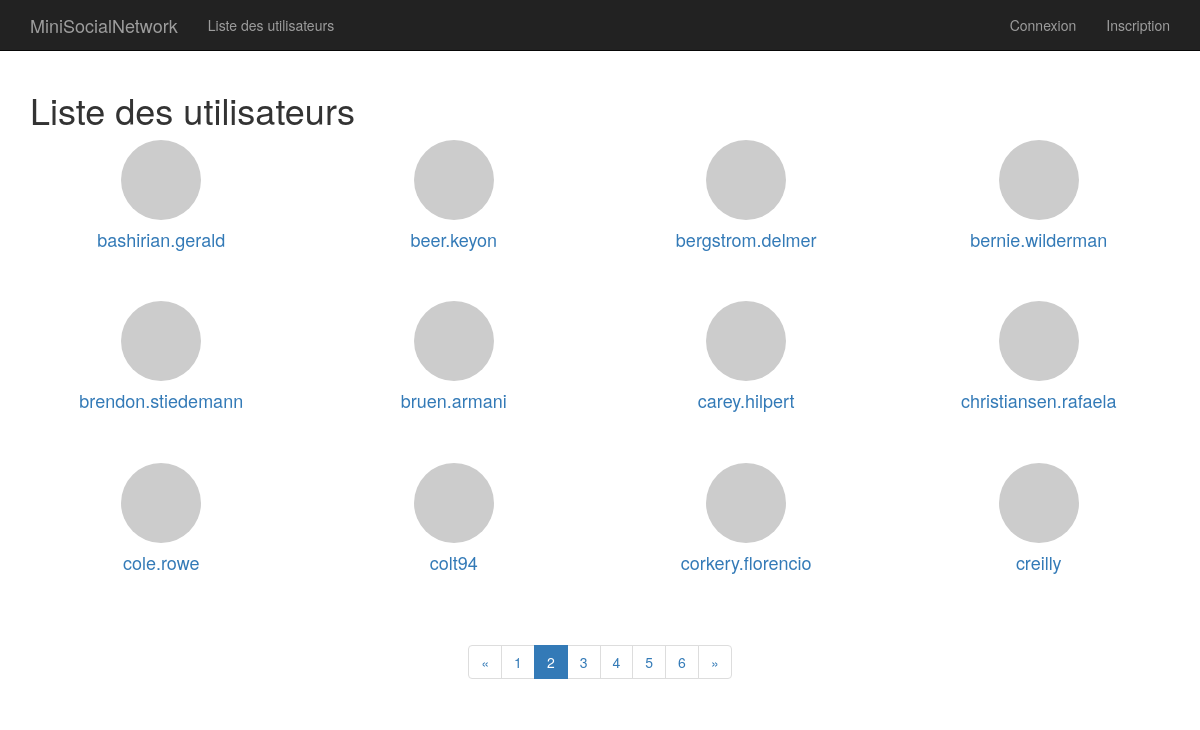
The app's page /list_users.php?page=2 with its own data.
### tables this page shows
CREATE TABLE `users` (
  `id` int(11) NOT NULL,
  `name` varchar(255) DEFAULT NULL,
  `pseudo` varchar(255) DEFAULT NULL,
  `email` varchar(255) DEFAULT NULL,
  `password` varchar(255) DEFAULT NULL,
  `active` enum('0','1') DEFAULT '0',
  `created_at` datetime DEFAULT CURRENT_TIMESTAMP,
  `city` varchar(255) DEFAULT NULL,
  `country` varchar(255) DEFAULT NULL,
  `sexe` enum('H','F') DEFAULT NULL,
  `twitter` varchar(255) DEFAULT NULL,
  `github` varchar(255) DEFAULT NULL,
  `available_for_hiring` enum('0','1') DEFAULT '0',
  `bio` text,
  `avatar` varchar(255) DEFAULT NULL
);

### includes/functions.php (called while the page is built, shortened)
 <?php
if(!function_exists('e')){
	function e($string){
		if($string){
			return htmlspecialchars($string);
		}
	}
}
if(!function_exists('get_avatar_url')){
	function get_avatar_url($email,$size=25){
		return "http://gravatar.com/avatar/".md5(strtolower(trim(e($email))))."?s=".$size;
	}
}

### views/list_users.view.php (the view, shortened to what this page needs)
    <?php include('partials/_header.php');?>
    <div class="main-content">
    	<div class="container">
    		<h1>Liste des utilisateurs</h1>
            <?php foreach (array_chunk($users, 4) as $user_set): ?>
               <div class="row users">
                <?php foreach ($user_set as $user): ?>
                <div class="col-md-3 user-block">
                    <a href="profile.php?id=<?=$user->id?>">
                    <img src="<?=get_avatar_url($user->email,70); ?>" alt=" <?= e($user->pseudo)?>" class="img-circle"/></a>
                    <a href="profile.php?id=<?=$user->id?>">
                        <h4 class="user-block-username">
                            <?= e($user->pseudo) ?>
                        </h4>
                    </a>
                </div>
                <?php endforeach ?>
                </div>
            <?php endforeach; ?>
            <?= '<div id="pagination">'.$pagination.'</div>'; ?>
      </div>
    </div>
<?php include('partials/_footer.php'); ?>

### assets/css/mains.css (style rules this page uses)
body { padding-top: 70px; }

### assets/css/style.css (style rules this page uses)
.users { margin-bottom: 3em; }
.user-block { text-align: center; }

### records on screen
users: pseudo "bashirian.gerald"
users: pseudo "beer.keyon"
users: pseudo "bergstrom.delmer"
users: pseudo "bernie.wilderman"
users: pseudo "brendon.stiedemann"
users: pseudo "bruen.armani"
users: pseudo "carey.hilpert"
users: pseudo "christiansen.rafaela"
users: pseudo "cole.rowe"
users: pseudo "colt94"
users: pseudo "corkery.florencio"
users: pseudo "creilly"

### other values on screen
WEBSITE_NAME "MiniSocialNetwork"
$menu['connexion'][get_current_locale()] "Connexion"
$menu['inscription'][get_current_locale()] "Inscription"
$page_num "2"
